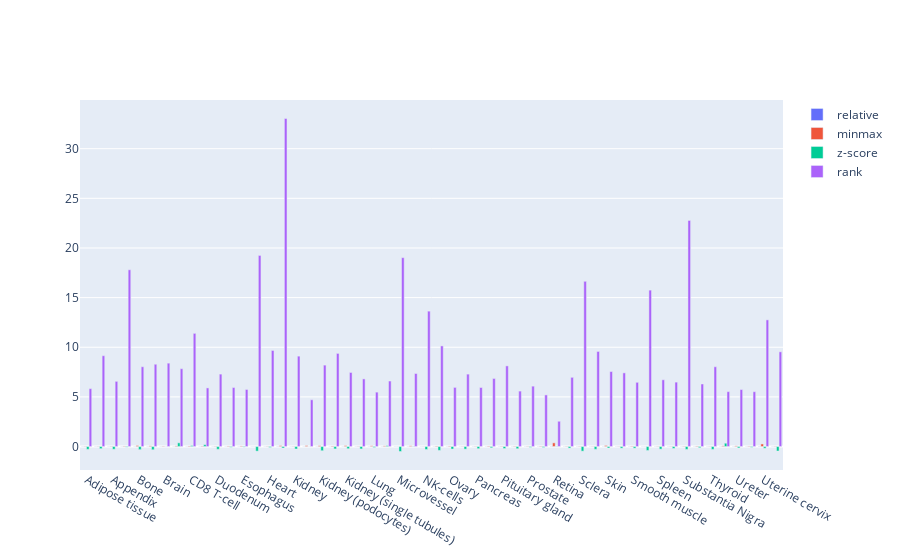

Write notebook code for a chart like this one.
### Code cell
fig = go.Figure()
fig.update_layout(barmode='group')
for lijst, naam in zip([baseline,], ["baseline"]):
    print(naam)
    lijst_tp_rel = find_tissue_profile(lijst, path, only_present=True, normalisation="relative")
    lijst_tp_minmax = find_tissue_profile(lijst, path, only_present=True, normalisation="minmax")
    lijst_tp_zscore = find_tissue_profile(lijst, path, only_present=True, normalisation="z-score")
    lijst_tp_rank = find_tissue_profile(lijst, path, only_present=True, normalisation="rank")
    fig.add_trace(go.Bar(name="relative", x=lijst_tp_rel.groupby('tissue').sum().index, y=lijst_tp_rel.groupby('tissue').sum()['importance']/(lijst_tp_rel.groupby('tissue').count()['feature_name'])))
    fig.add_trace(go.Bar(name="minmax", x=lijst_tp_minmax.groupby('tissue').sum().index, y=lijst_tp_minmax.groupby('tissue').sum()['importance']/(lijst_tp_minmax.groupby('tissue').count()['feature_name'])))
    fig.add_trace(go.Bar(name="z-score", x=lijst_tp_zscore.groupby('tissue').sum().index, y=lijst_tp_zscore.groupby('tissue').sum()['importance']/(lijst_tp_zscore.groupby('tissue').count()['feature_name'])))
    fig.add_trace(go.Bar(name="rank", x=lijst_tp_rank.groupby('tissue').sum().index, y=lijst_tp_rank.groupby('tissue').mean()['rank']/lijst_tp_rank.groupby('tissue').count()['feature_name']))
fig.show()

### Figure 1 — Plotly figure (JSON) as saved in the notebook; plotly's stock layout.template omitted (floating-point values rounded to 4 significant figures)
{"data": [{"name": "relative", "type": "bar", "x": ["Adipose tissue", "Adrenal gland", "Appendix", "B-cells", "Bone", "Bone marrow", "Brain", "CD4 T-cells", "CD8 T-cell", "Colon", "Duodenum", "Endometrium", "Esophagus", "Frontal cortex", "Heart", "Keratinocytes", "Kidney", "Kidney (glomeruli)", "Kidney (podocytes)", "Kidney (primary urinary cells)", "Kidney (single tubules)", "Liver", "Lung", "Lymph node", "Microvessel", "Monocytes", "NK-cells", "Nasal polyps", "Ovary", "Oviduct", "Pancreas", "Pancreatic islet", "Pituitary gland", "Placenta", "Prostate", "Rectum", "Retina", "Salivary gland", "Sclera", "Skeletal muscle", "Skin", "Small intestine", "Smooth muscle", "Spinal cord", "Spleen", "Stomach", "Substantia Nigra", "Testis", "Thyroid", "Tonsil", "Ureter", "Urinary bladder", "Uterine cervix", "parotid gland"], "y": [0.0002103, 9.735e-05, 0.0004159, 0.0001365, 0.0009615, 0.002079, 0.0002454, 0.0001872, 0.0001798, 0.0001919, 0.0001468, 0.0003415, 0.0002675, 1.371e-05, 0.0001257, 0.008527, 0.0001831, 0.0008345, 0.0006769, 0.0001897, 0.001631, 0.0001604, 0.0003888, 0.0008052, 1.638e-05, 0.0006457, 2.723e-05, 0.0002924, 0.0003786, 0.0001185, 0.0003947, 0.0001789, 0.0003268, 0.0001713, 0.0001863, 0.0002218, 0.009363, 0.0001969, 0.0009793, 7.379e-05, 0.001098, 6.242e-05, 0.0004109, 1.388e-05, 0.000268, 0.0003229, 0.0001281, 0.0001218, 0.0001785, 0.0001639, 0.0004359, 0.000101, 0.01628, 0.0001704]}, {"name": "minmax", "type": "bar", "x": ["Adipose tissue", "Adrenal gland", "Appendix", "B-cells", "Bone", "Bone marrow", "Brain", "CD4 T-cells", "CD8 T-cell", "Colon", "Duodenum", "Endometrium", "Esophagus", "Frontal cortex", "Heart", "Keratinocytes", "Kidney", "Kidney (glomeruli)", "Kidney (podocytes)", "Kidney (primary urinary cells)", "Kidney (single tubules)", "Liver", "Lung", "Lymph node", "Microvessel", "Monocytes", "NK-cells", "Nasal polyps", "Ovary", "Oviduct", "Pancreas", "Pancreatic islet", "Pituitary gland", "Placenta", "Prostate", "Rectum", "Retina", "Salivary gland", "Sclera", "Skeletal muscle", "Skin", "Small intestine", "Smooth muscle", "Spinal cord", "Spleen", "Stomach", "Substantia Nigra", "Testis", "Thyroid", "Tonsil", "Ureter", "Urinary bladder", "Uterine cervix", "parotid gland"], "y": [0.0257, 0.02135, 0.03216, 0.04373, 0.1003, 0.06534, 0.03832, 0.06067, 0.05254, 0.04419, 0.03082, 0.04745, 0.05765, 0.00263, 0.02677, 0.08717, 0.02294, 0.09254, 0.07869, 0.05603, 0.08784, 0.02557, 0.07289, 0.06415, 0.003753, 0.0692, 0.01018, 0.05055, 0.04747, 0.02133, 0.02621, 0.05233, 0.03319, 0.03809, 0.02993, 0.04331, 0.3704, 0.02961, 0.03117, 0.02275, 0.1053, 0.02054, 0.04599, 0.003707, 0.0255, 0.02493, 0.03283, 0.04843, 0.02218, 0.06648, 0.06409, 0.04076, 0.2609, 0.02796]}, {"name": "z-score", "type": "bar", "x": ["Adipose tissue", "Adrenal gland", "Appendix", "B-cells", "Bone", "Bone marrow", "Brain", "CD4 T-cells", "CD8 T-cell", "Colon", "Duodenum", "Endometrium", "Esophagus", "Frontal cortex", "Heart", "Keratinocytes", "Kidney", "Kidney (glomeruli)", "Kidney (podocytes)", "Kidney (primary urinary cells)", "Kidney (single tubules)", "Liver", "Lung", "Lymph node", "Microvessel", "Monocytes", "NK-cells", "Nasal polyps", "Ovary", "Oviduct", "Pancreas", "Pancreatic islet", "Pituitary gland", "Placenta", "Prostate", "Rectum", "Retina", "Salivary gland", "Sclera", "Skeletal muscle", "Skin", "Small intestine", "Smooth muscle", "Spinal cord", "Spleen", "Stomach", "Substantia Nigra", "Testis", "Thyroid", "Tonsil", "Ureter", "Urinary bladder", "Uterine cervix", "parotid gland"], "y": [-0.2836, -0.2136, -0.2727, -0.05814, -0.3126, -0.3227, -0.001604, 0.3722, 0.09927, 0.1894, -0.2799, -0.06932, -0.05586, -0.4615, -0.09061, -0.1501, -0.2496, -0.0008883, -0.4228, -0.2406, -0.2189, -0.2399, -0.09336, 0.08763, -0.5, 0.02349, -0.2986, -0.3853, -0.2521, -0.2601, -0.2154, -0.1265, -0.1988, -0.2196, -0.07765, -0.09148, 0.02623, -0.1557, -0.4636, -0.2777, -0.151, -0.1644, -0.1626, -0.3967, -0.2614, -0.1872, -0.289, -0.1172, -0.2858, 0.3362, -0.139, -0.07394, -0.1711, -0.4498]}, {"name": "rank", "type": "bar", "x": ["Adipose tissue", "Adrenal gland", "Appendix", "B-cells", "Bone", "Bone marrow", "Brain", "CD4 T-cells", "CD8 T-cell", "Colon", "Duodenum", "Endometrium", "Esophagus", "Frontal cortex", "Heart", "Keratinocytes", "Kidney", "Kidney (glomeruli)", "Kidney (podocytes)", "Kidney (primary urinary cells)", "Kidney (single tubules)", "Liver", "Lung", "Lymph node", "Microvessel", "Monocytes", "NK-cells", "Nasal polyps", "Ovary", "Oviduct", "Pancreas", "Pancreatic islet", "Pituitary gland", "Placenta", "Prostate", "Rectum", "Retina", "Salivary gland", "Sclera", "Skeletal muscle", "Skin", "Small intestine", "Smooth muscle", "Spinal cord", "Spleen", "Stomach", "Substantia Nigra", "Testis", "Thyroid", "Tonsil", "Ureter", "Urinary bladder", "Uterine cervix", "parotid gland"], "y": [5.83, 9.147, 6.565, 17.8, 8.036, 8.288, 8.398, 7.839, 11.4, 5.904, 7.295, 5.941, 5.747, 19.25, 9.676, 33.04, 9.104, 4.711, 8.2, 9.38, 7.459, 6.812, 5.479, 6.598, 19.02, 7.356, 13.64, 10.14, 5.956, 7.293, 5.947, 6.854, 8.123, 5.584, 6.081, 5.201, 2.545, 6.97, 16.64, 9.576, 7.553, 7.418, 6.467, 15.75, 6.723, 6.487, 22.77, 6.301, 8.036, 5.528, 5.739, 5.523, 12.76, 9.54]}], "layout": {"barmode": "group"}}
